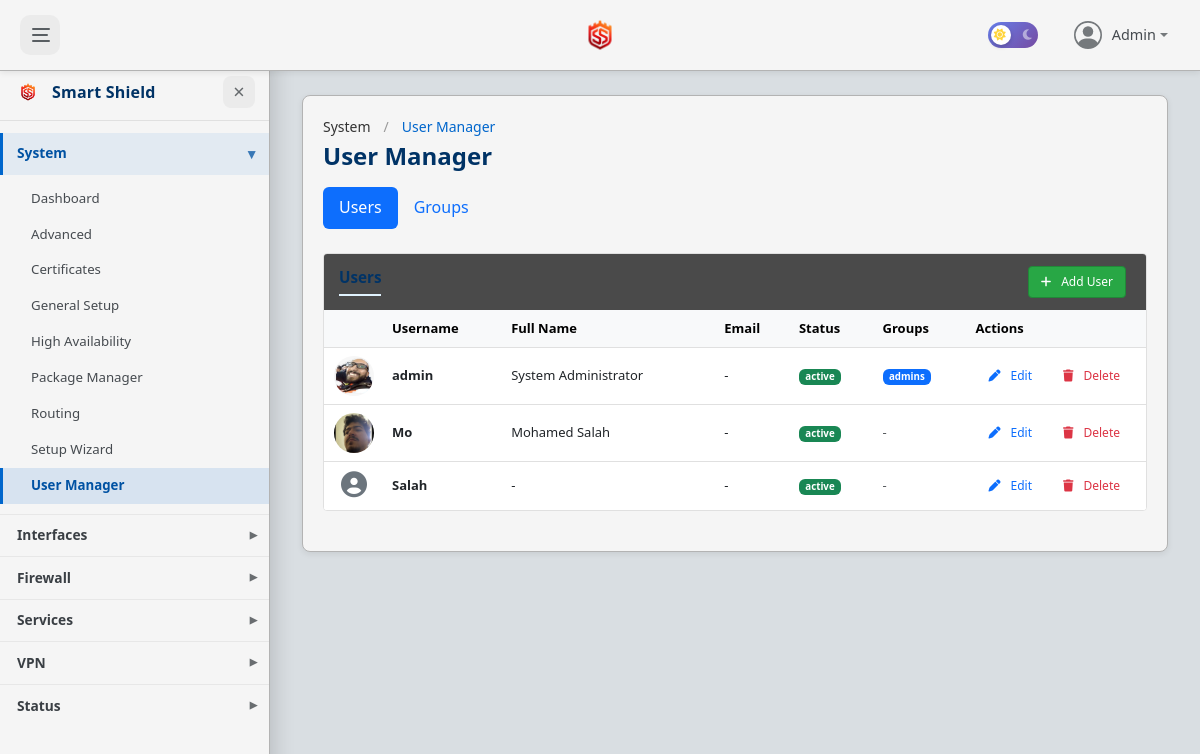
The page /system/user-manager/ on the database its author committed.
### tables this page shows
CREATE TABLE users (
        id INTEGER PRIMARY KEY AUTOINCREMENT,
        username TEXT UNIQUE NOT NULL,
        password TEXT NOT NULL,
        full_name TEXT,
        status TEXT DEFAULT 'active',
        profile_picture TEXT,
        email TEXT,
        created_at TIMESTAMP DEFAULT CURRENT_TIMESTAMP
    );

### routes/users.py (the view)
@users_bp.route("/", methods=["GET"])
def user_manager():
    conn = get_db()
    cur = conn.cursor()
    cur.execute("""
        SELECT users.*, group_concat(groups.name, ', ') AS groups
        FROM users
        LEFT JOIN user_groups ON users.id = user_groups.user_id
        LEFT JOIN groups ON user_groups.group_id = groups.id
        GROUP BY users.id
    """)
    users = cur.fetchall()
    cur.execute("SELECT * FROM groups")
    groups = cur.fetchall()
    return render_template("user_manager.html", users=users, groups=groups)

### app/database.py (called while the page is built)
def get_db():
    conn = sqlite3.connect(DATABASE)
    conn.row_factory = sqlite3.Row
    return conn

### templates/user_manager.html (shortened to what this page needs)
{% extends 'base.html' %}
{% set title = "System - User Manager" %}
{% block main %}
<div class="container">
    <div class="page-header">
        <nav aria-label="breadcrumb">
            <ol class="breadcrumb">
                <li class="breadcrumb-item"><a href="{{ url_for('system.dashboard') }}">System</a></li>
                <li class="breadcrumb-item active" aria-current="page">User Manager</li>
            </ol>
        </nav>
        <h1>User Manager</h1>
    </div>
    <ul class="nav nav-pills mb-4">
        <li class="nav-item">
            <a class="nav-link active" href="/system/user-manager">Users</a>
        </li>
        <li class="nav-item">
            <a class="nav-link" href="/system/user-manager/groups">Groups</a>
        </li>
    </ul>
    <div class="section">
        <div class="section-header d-flex justify-content-between align-items-center">
            <h2>Users</h2>
            <button class="btn btn-success btn-sm" data-bs-toggle="modal" data-bs-target="#addUserModal">
                <i class="fa-solid fa-plus me-1"></i>Add User
            </button>
        </div>
        <div class="section-body" style="padding: 0;">
            <div class="table-responsive">
                <table class="table table-hover mb-0">
                    <thead class="table-light">
                        <tr>
                            <th style="width: 60px;"></th>
                            <th>Username</th>
                            <th>Full Name</th>
                            <th>Email</th>
                            <th>Status</th>
                            <th>Groups</th>
                            <th style="width: 140px;">Actions</th>
                        </tr>
                    </thead>
                    <tbody>
                        {% for u in users %}
                        <tr>
                            <td class="align-middle text-center">
                                {% if u.profile_picture %}
                                    <img src="{{ url_for('static', filename=u.profile_picture) }}" alt="{{ u.username }}" class="rounded-circle" style="width: 40px; height: 40px; object-fit: cover;">
                                {% else %}
                                    <i class="fa-solid fa-circle-user fa-2x text-secondary"></i>
                                {% endif %}
                            </td>
                            <td class="align-middle"><strong>{{ u.username }}</strong></td>
                            <td class="align-middle">{{ u.full_name or '-' }}</td>
                            <td class="align-middle">{{ u.email or '-' }}</td>
                            <td class="align-middle">
                                <span class="badge bg-{{ 'success' if u.status == 'active' else 'secondary' }}">
                                    {{ u.status }}
                                </span>
                            </td>
                            <td class="align-middle">
                                {% if u.groups %}
                                    <span class="badge bg-primary">{{ u.groups }}</span>
                                {% else %}
                                    <span class="text-muted">-</span>
                                {% endif %}
                            </td>
                            <td class="align-middle text-end">
                                <div class="btn-group" role="group">
                                    <a class="btn btn-outline-primary btn-sm" href="#" data-bs-toggle="modal" data-bs-target="#editModal{{ u.id }}" title="Edit User">
                                        <i class="fa-solid fa-pen me-1"></i>Edit
                                    </a>
                                    <form method="POST" action="/system/user-manager/delete/{{ u.id }}" style="display: inline;" onsubmit="return confirm('Are you sure you want to delete this user?')">
                                        <button type="submit" class="btn btn-outline-danger btn-sm" title="Delete User">
                                            <i class="fa-solid fa-trash me-1"></i>Delete
                                        </button>
                                    </form>
                                </div>
                            </td>
                        </tr>
                        {% endfor %}
                    </tbody>
                </table>
            </div>
        </div>
    </div>
</div>
{% endblock %}

### templates/base.html (shortened to what this page needs)
<!DOCTYPE html>
<html>
<head>
    <link rel="stylesheet" href="https://cdn.jsdelivr.net/npm/bootstrap@5.3.0/dist/css/bootstrap.min.css">
    <link rel="stylesheet" href="https://cdnjs.cloudflare.com/ajax/libs/font-awesome/6.5.1/css/all.min.css">
    <link rel="stylesheet" href="{{ url_for('static', filename='css/base.css') }}">
</head>
<body>
<nav class="navbar navbar-expand-lg">
    <div class="container-fluid">
        <button class="navbar-toggler" type="button" id="sidebarToggle" aria-label="Toggle sidebar">
            <span class="navbar-toggler-icon"></span>
        </button>
        <a class="navbar-brand" href="{{ url_for('system.dashboard') }}">
            <img src="{{ url_for('static', filename='images/SS.png') }}" alt="Logo">
        </a>
        <ul class="navbar-nav ms-auto">
            <li class="nav-item d-flex align-items-center me-3">
                <div class="dark-mode-toggle">
                    <label for="darkModeSwitch" class="dark-mode-label">
                        <i class="fa-solid fa-sun"></i>
                        <i class="fa-solid fa-moon"></i>
                        <span class="dark-mode-ball"></span>
                    </label>
                </div>
            </li>
            <li class="nav-item dropdown">
                <a class="nav-link dropdown-toggle d-flex align-items-center" href="#" id="userDropdown" role="button" data-bs-toggle="dropdown" aria-expanded="false">
                    <div class="user-avatar me-2">
                    </div>
                    <span class="user-name">{{ session.get('username', 'Admin') }}</span>
                </a>
            </li>
        </ul>
    </div>
</nav>
<div class="app-shell sidebar-open" id="appShell">
    <aside class="sidebar" id="sidebar">
        <div class="sidebar-header">
            <a class="sidebar-brand" href="{{ url_for('system.dashboard') }}">
                <img src="{{ url_for('static', filename='images/SS.png') }}" alt="Smart Shield" width="28" height="28">
                <span class="label">Smart Shield</span>
            </a>
            <button class="sidebar-close-btn" id="sidebarClose" aria-label="Close sidebar">&times;</button>
        </div>
        <nav class="sidebar-nav">
            <details class="side-group">
                <summary><span class="label">System</span> <span class="chev">▾</span></summary>
                <ul class="side-links">
                    <li><a href="{{ url_for('system.dashboard') }}">Dashboard</a></li>
                    <li><a href="{{ url_for('system.admin_access') }}" data-match-pattern="/system/advanced,/system/admin-access">Advanced</a></li>
                    <li><a href="{{ url_for('system.certificates') }}">Certificates</a></li>
                    <li><a href="{{ url_for('system.general_setup') }}">General Setup</a></li>
                    <li><a href="{{ url_for('system.high_availability') }}">High Availability</a></li>
                    <li><a href="{{ url_for('system.package_manager') }}">Package Manager</a></li>
                    <li><a href="{{ url_for('routing.routing_index') }}">Routing</a></li>
                    <li><a href="{{ url_for('system.setup_wizard') }}">Setup Wizard</a></li>
                    <li><a href="{{ url_for('users.user_manager') }}">User Manager</a></li>
                </ul>
            </details>
            <details class="side-group">
                <summary><span class="label">Interfaces</span> <span class="chev">▾</span></summary>
            </details>
            <details class="side-group">
                <summary><span class="label">Firewall</span> <span class="chev">▾</span></summary>
            </details>
            <details class="side-group">
                <summary><span class="label">Services</span> <span class="chev">▾</span></summary>
            </details>
            <details class="side-group">
                <summary><span class="label">VPN</span> <span class="chev">▾</span></summary>
            </details>
            <details class="side-group">
                <summary><span class="label">Status</span> <span class="chev">▾</span></summary>
            </details>
        </nav>
    </aside>
    <main class="main-content">
        {% block main %}{% endblock %}
    </main>
</div>
</body>
</html>

### rows shown on the page
users: get "Admin", profile_picture+username (picture), username "admin", full_name "System Administrator", email "-", status "active", groups "admins"
users: profile_picture (picture), username "Mo", full_name "Mohamed Salah", email "-", status "active"
users: username "Salah", full_name "-", email "-", status "active"
